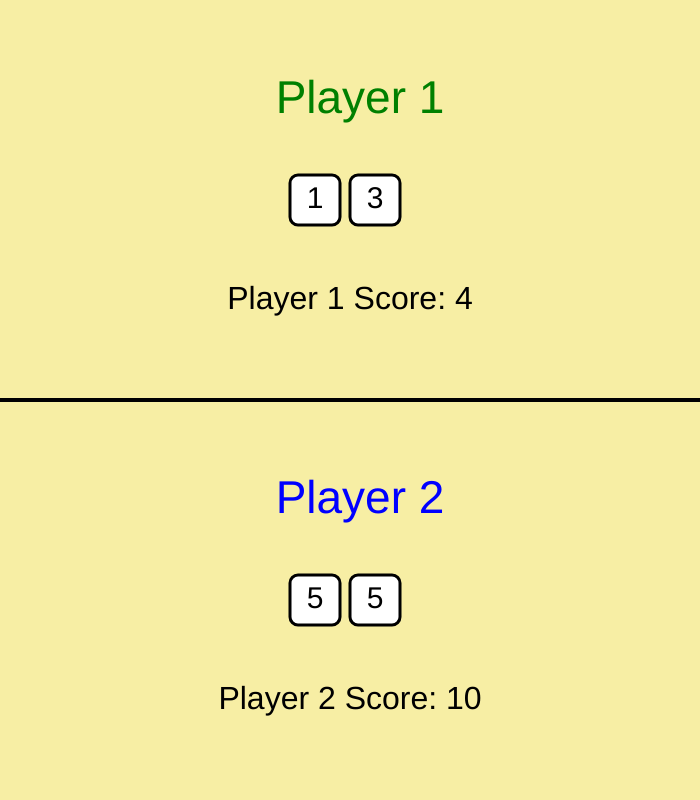
Frame 1 (no input)
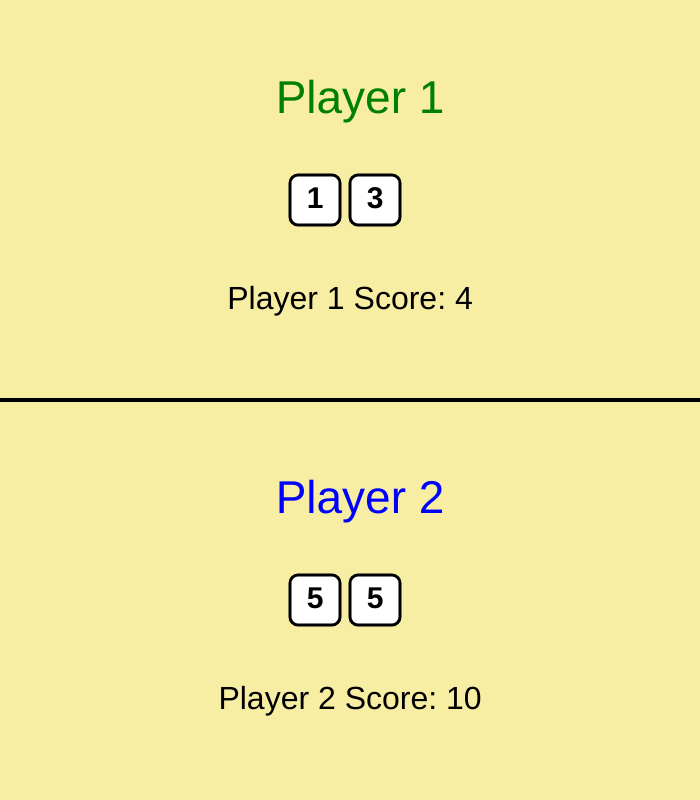
Frame 60 (no input)
Frame 120 (the mouse pressed at the canvas centre since frame 60): identical to frame 60, image omitted

The p5.js sketch that drew these frames (run headless with seeded random() and noise() and a simulated clock; from frame 60 on, the mouse is pressed at the canvas centre):

// p5.js sketch
// ── sketch.js
let dicePlayer1 = [];
let dicePlayer2 = [];
let numberOfDice = 2;
let totalScorePlayer1 = 0;
let totalScorePlayer2 = 0;


function setup() {
  createCanvas(700, 800);
  for (let i = 0; i < numberOfDice; i++) {
    dicePlayer1[i] = new Die(50); // argument is the size of the die
    dicePlayer2[i] = new Die(50);
  }
  rollDice();
  rectMode(CENTER);
}

function draw() {
  background("#f7eea4");
  
  let horizontalOffset = 265
  let player2Offset = 265;

  strokeWeight(4);
  fill("black");
  line(0, 400, 700, 400)

  // loop over the array and place+display each die
  for (let i = 0; i < dicePlayer1.length; i++) {
    const die = dicePlayer1[i]; // 'die' is a temporary variable for the current array item
    die.place(horizontalOffset+die.size*1.2*i+die.size, die.size*4); // place the die neatly in the row
    die.display(); // actually draw it on screen
  }

  for (let i = 0; i < dicePlayer2.length; i++) {
    const die = dicePlayer2[i]; // 'die' is a temporary variable for the current array item
    die.place(player2Offset+die.size*1.2*i+die.size, die.size*12); // place the die neatly in the row
    die.display(); // actually draw it on screen
  }
//SCORE---------------------------------------------------------------------------------------------
  // let totalSum = calculateSum();
  // textSize(20);
  // fill("black");
  // textAlign(LEFT);
  // text(`Sum: ${totalSum}`, 200, 100); 

  fill("green");
  textStyle(NORMAL);
  textSize(46);
  text('Player 1', 360, 100);

  fill("blue");
  textStyle(NORMAL);
  textSize(46);
  text('Player 2', 360, 500);
  
  fill("black");
  textSize(32);
  textAlign(CENTER);
  text(`Player 1 Score: ${totalScorePlayer1}`, 350, 300);
  text(`Player 2 Score: ${totalScorePlayer2}`, 350, 700);

  //WIN/LOSE MESSAGE--------------------------------------------------------------------------
 
  fill("purple");
  textSize(60);
  strokeWeight(3);
  if (totalScorePlayer1 === 100){
    text('You Win!', 350, 200);
  }
  
  fill("red");
  textStyle(BOLD);
  textSize(60);
  if (totalScorePlayer1 > 100) {
    text('You Lose', 350, 200);
  }

  fill("purple");
  textSize(60);
  strokeWeight(3);
  if (totalScorePlayer2 === 100){
    text('You Win!', 350, 600);
  }
  
  fill("red");
  textStyle(BOLD);
  textSize(60);
  if (totalScorePlayer2 > 100) {
    text('You Lose', 350, 600);
  }
}


function rollDice() {
  for (let i = 0; i < dicePlayer1.length; i++) {
    dicePlayer1[i].roll();
    totalScorePlayer1 += dicePlayer1[i].value;
  }
  
  for (let i = 0; i < dicePlayer2.length; i++) {
    dicePlayer2[i].roll();
    totalScorePlayer2 += dicePlayer2[i].value;
  }
}

  function mouseClicked() {
  // loop over the array of dice...
  for (let i = 0; i < dice.length; i++) {
    const die = dice[i];
    // if the cursor is over the current die, freeze/unfreeze that die
    if (die.isTouched(mouseX,mouseY)) {
      die.toggleFreeze();
    }
  }
  rollDice();
}

function keyPressed() {
  rollDice(); // Roll all dice when a key is pressed
}
// ── dice.js
/* 

Die is a class for defining a single 6-sided die

These properties are available:
  - frozen (whether it's rollable or not)
  - size (the size it should appear on screen)
  - value (the number showing on the die)

These methods are available:
  - place(x,y) places the die at x,y in the canvas
  - display() shows the die on the canvas
  - roll() rolls the die if it's not frozen
  - freeze(), unfreeze(), toggleFreeze()
  - isTouched(x,y) returns true if x,y are in the die shape
*/

class Die {
    
    constructor(size) {
        this.size = size;
        this.sides = 6;
        this.frozen = false;
        this.place(random(width),random(height));
        this.roll();
    }

    place(x,y) {
        this.x = x;
        this.y = y;
    }

    display() {
        rectMode(CENTER);
        textAlign(CENTER, CENTER);
        fill("white");
        strokeWeight(3);
        rect(this.x,this.y,this.size,this.size,8);
        if (this.frozen) {
            fill("silver");
        } else {
            fill("black");
        }
        textSize(30);
        text(this.value, this.x, this.y, this.size, this.size);
    }

    roll() {
        if (! this.frozen) 
            this.value = floor(random(this.sides)+1);
    }
    
    freeze() {
        this.frozen = true;
    }

    unfreeze() {
        this.frozen = false;
    }

    toggleFreeze() {
        this.frozen = ! this.frozen;
    }

    isTouched(x,y) {
        let halfsize = this.size/2;
        if (x >= (this.x-halfsize) && 
            x <= (this.x+halfsize) && 
            y >= (this.y-halfsize) && 
            y <= (this.y+halfsize)
        ) {
            return true;
        } 
        return false;
    }
}

function rollDice() {
    var total = 0;
    const dice = [...document.querySelectorAll(".die-list")];
    dice.forEach(die => {
      toggleClasses(die);
      var dieValue = getRandomNumber(1, 6);
      die.dataset.roll = dieValue;
      total+= dieValue;
    });
    console.log(total);
  }
